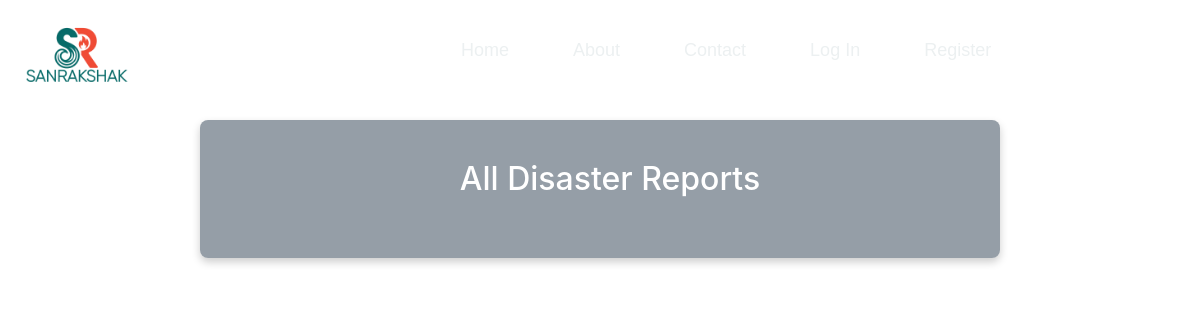
/reports/, run on an earlier commit of the app's database.
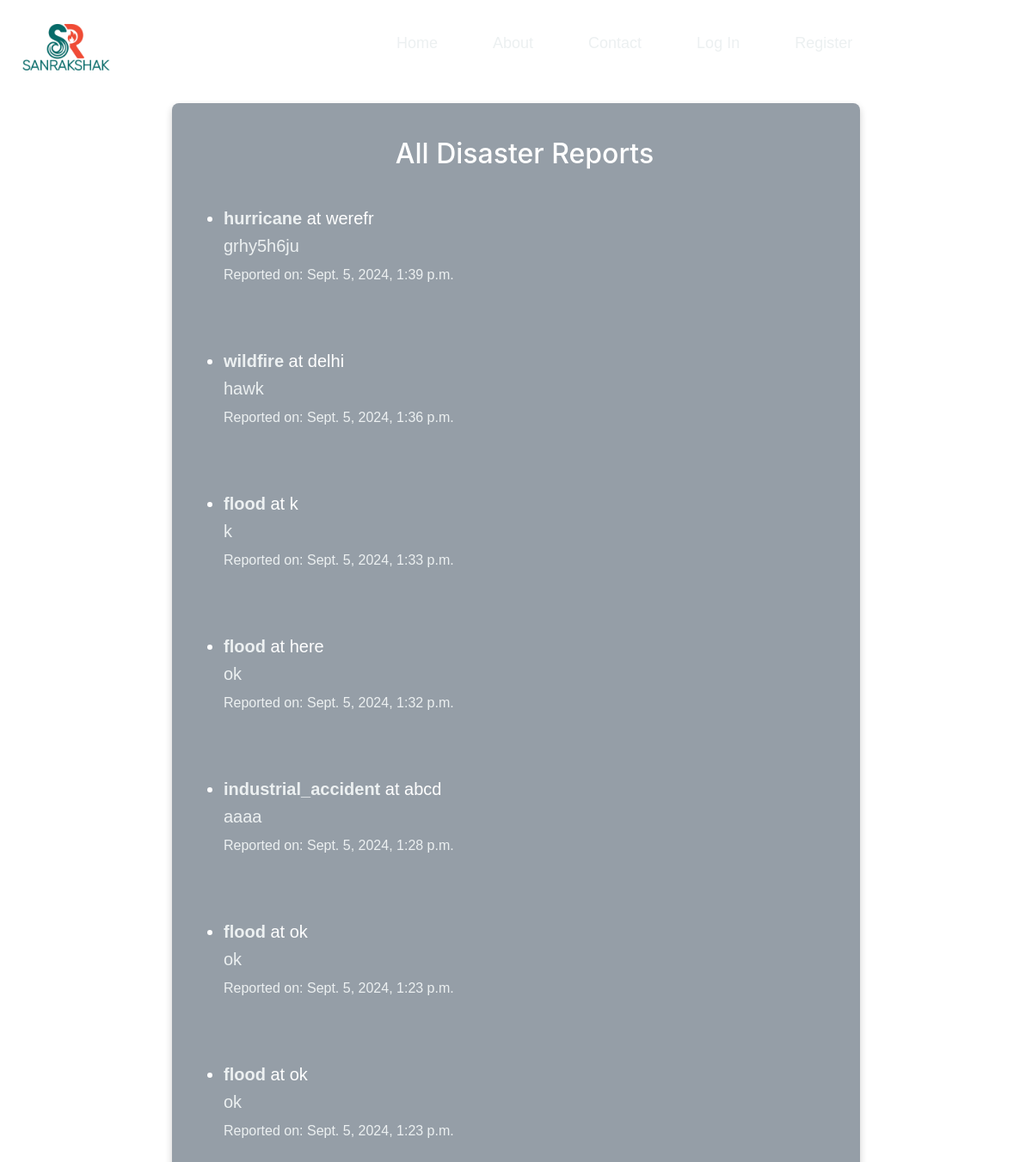
And on a later commit of the database.
### Dmanage/models.py (models this page shows, shortened)
class Disaster_report(models.Model):
    Disaster_choices = [
        ('flood', 'Flood'),
        ('road_block', 'Road Blockage'),
        ('damage', 'Damage'),
        ('earthquake', 'Earthquake'),
        ('wildfire', 'Wildfire'),
        ('tornado','Tornado'),
        ('hurricane','Hurricane'),
        ('industrial_accident','Industrial Accident'),
        ('landslide','Landslide'),
        ('other','Other')
    ]
    disaster_type = models.CharField(max_length=50, choices=Disaster_choices)
    location = models.CharField(max_length=255)
    description = models.TextField()
    image = models.ImageField(upload_to='report_images/', blank=True, null=True)
    reported_at = models.DateTimeField(auto_now_add=True)
    latitude = models.FloatField()  # New field for latitudea
    longitude = models.FloatField()  # New field for longitude

### Dmanage/views.py (the view)
# urls.py: path('reports/', views.report_list_view, name="report_list"),
def report_list_view(request):
    reports = Disaster_report.objects.all().order_by('-reported_at')
    return render(request, 'Dmanage/report_list.html', {'reports': reports})

### Dmanage/templates/Dmanage/report_list.html (shortened to what this page needs)
{% extends "Dmanage/layout.html" %}
{% block body %}
<!DOCTYPE html>
<html lang="en">
<head>
</head>
<body>
    <div class="containerforreportlist">
    <h1 class="headinginreport">All Disaster Reports</h1>
    <ul class="listinreport">
        {% for report in reports %}
            <li class="listinsidereport"><div class="listinsidereportinner">
                <strong>{{ report.disaster_type }}</strong> at {{ report.location }}
                <p>{{ report.description }}
                    <br>
                <small>Reported on: {{ report.reported_at }}</small>
                </p>
            </div></li>
        {% endfor %}
    </ul>
   </div>
</body>
</html>
{% endblock %}

What changed in the data, as far as the page shows it:
added Disaster_report: disaster_type "hurricane", location "werefr", description "grhy5h6ju", reported_at "Sept. 5, 2024, 1:39 p.m."
added Disaster_report: disaster_type "wildfire", location "delhi", description "hawk", reported_at "Sept. 5, 2024, 1:36 p.m."
added Disaster_report: disaster_type "flood", location "k", description "k", reported_at "Sept. 5, 2024, 1:33 p.m."
added Disaster_report: disaster_type "flood", location "here", description "ok", reported_at "Sept. 5, 2024, 1:32 p.m."
added Disaster_report: disaster_type "industrial_accident", location "abcd", description "aaaa", reported_at "Sept. 5, 2024, 1:28 p.m."
added Disaster_report: disaster_type "flood", location "ok", description "ok", reported_at "Sept. 5, 2024, 1:23 p.m."
added Disaster_report: disaster_type "flood", location "ok", description "ok", reported_at "Sept. 5, 2024, 1:23 p.m."
